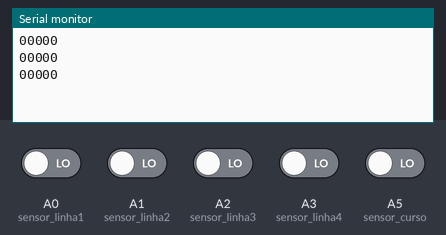
A sketch run on a simulated Arduino Uno, built with avr-gcc and run on an emulated ATmega328P. Parts: the last lines printed to the serial monitor. The test bench sets the inputs (shaded band); at power-on: A0 (sensor_linha1), A1 (sensor_linha2), A2 (sensor_linha3), A3 (sensor_linha4), A5 (sensor_curso) LOW.

Above: at 2.8 s.
2.9 s: A0 (sensor_linha1) driven HIGH
At 3.4 s:
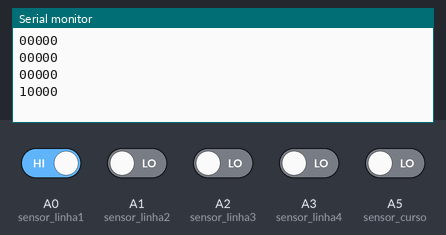
4.4 s: A1 (sensor_linha2) driven HIGH
At 5.7 s:
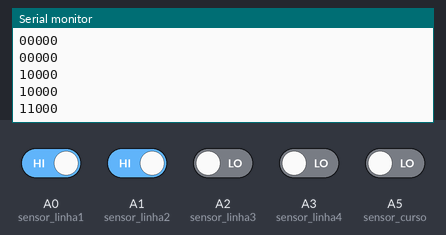
5.9 s: A2 (sensor_linha3) driven HIGH
At 6.8 s:
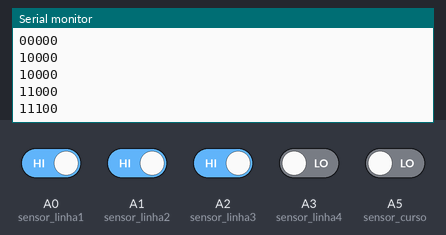
7.4 s: A3 (sensor_linha4) driven HIGH
At 8.5 s:
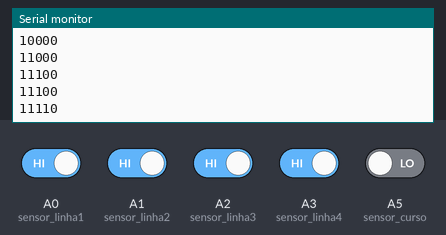
8.9 s: A5 (sensor_curso) driven HIGH
At 9.8 s:
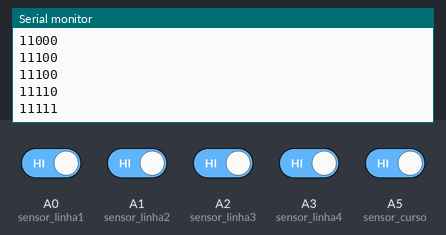
10.4 s: A0 (sensor_linha1) driven LOW
At 11.8 s:
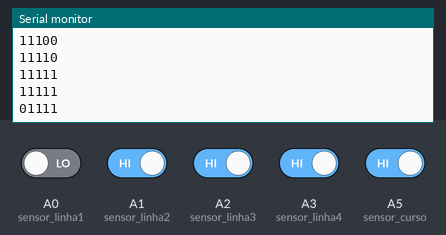
Timing chart, 0 to 12.9 s (numbered marks = the images above; inputs shaded):
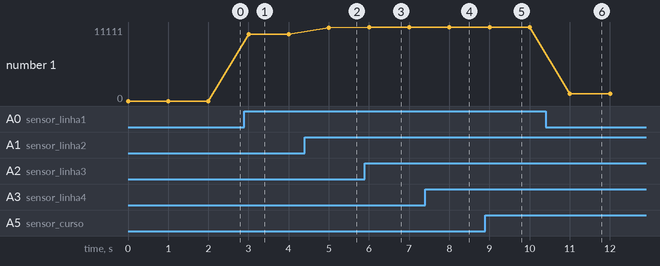

The sketch:

Teste_Sensores.ino
```cpp
const int sensor_linha1 = A0 ;
const int sensor_linha2 = A1;
const int sensor_linha3 = A2;
const int sensor_linha4 = A3;
const int sensor_curso = A5;

int i=0;

void setup ()
{
  digitalWrite(5,HIGH);
  digitalWrite(4,HIGH);
  Serial.begin(9600);

}

void loop()
{
  i=0;
  while(i<300){
  Serial.print(digitalRead(sensor_linha1));
  Serial.print(digitalRead(sensor_linha2));
  Serial.print(digitalRead(sensor_linha3));
  Serial.print(digitalRead(sensor_linha4));
  Serial.println(digitalRead(sensor_curso));
  delay(1000);
  i++;
  }
}
```

Measured:
- after the input at 2.9 s, the serial monitor: prints a new line after 0.10 s (image 1)
- after the input at 4.4 s, the serial monitor: prints a new line after 0.60 s (image 2)
- after the input at 5.9 s, the serial monitor: prints a new line after 0.10 s (image 3)
- after the input at 7.4 s, the serial monitor: prints a new line after 0.60 s (image 4)
- after the input at 8.9 s, the serial monitor: prints a new line after 0.10 s (image 5)
- after the input at 10.4 s, the serial monitor: prints a new line after 0.60 s (image 6)
- plotted number 1: 0 → 10000 after the input at 2.9 s, 10000 → 11000 after the input at 4.4 s, 11000 → 11100 after the input at 5.9 s, 11100 → 11110 after the input at 7.4 s, 11110 → 11111 after the input at 8.9 s
